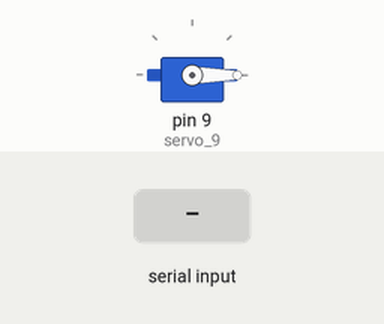
A sketch run on a simulated Arduino Uno, built with avr-gcc and run on an emulated ATmega328P. On the bench: servo. The inputs (shaded band) are chosen by the test bench.

Above: at 1.2 s.
1.3 s: "1" received over Serial
At 2.2 s:
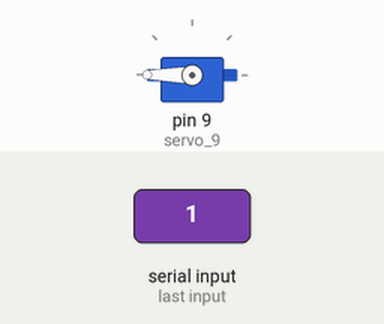
2.8 s: "0" received over Serial
At 3.3 s:
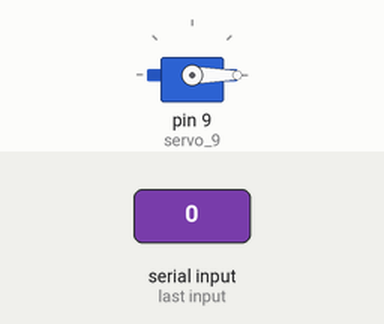
Timing chart, 0 to 5.8 s (numbered marks = the images above; inputs shaded):
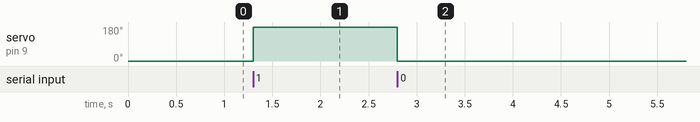

Measured:
- after the input at 1.3 s, servo on pin 9 (servo_9): 0° → 180° at once
- after the input at 2.8 s, servo on pin 9 (servo_9): 180° → 0° at once

The sketch:

Clase_Servo.ino
```cpp
#include <Servo.h>

Servo servo_9;
int servoPosition = 0;

void setup() {
  servo_9.attach(9);
  servo_9.write(servoPosition);
  Serial.begin(9600);
}

void loop() {
  if (Serial.available() > 0) {
    char command = Serial.read();
    if (command == '1') {
      servo_9.write(180);
      servoPosition = 180;
    } else if (command == '0') {
      servo_9.write(0);
      servoPosition = 0;
    }
  }
}
```
